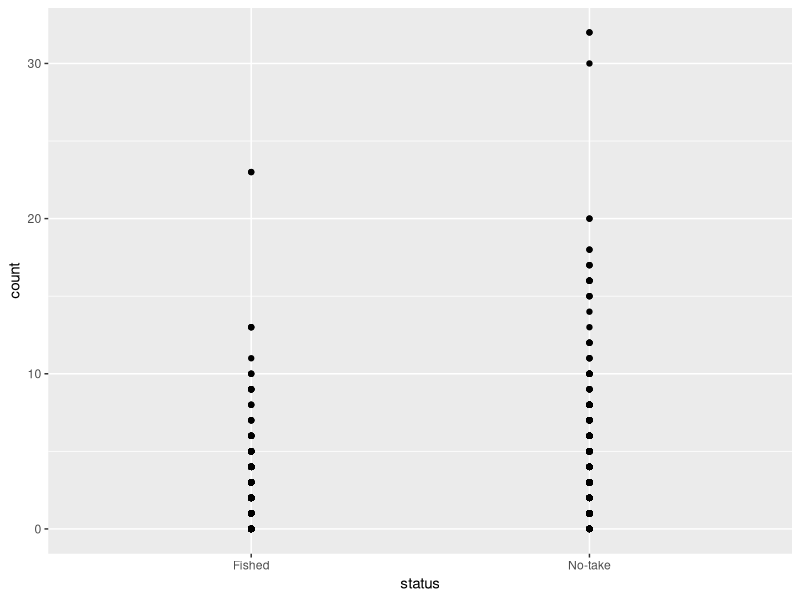
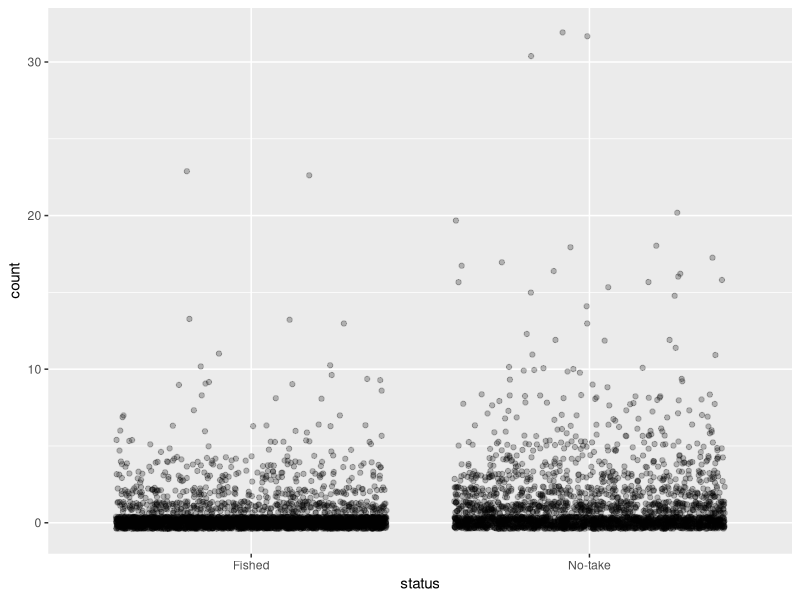
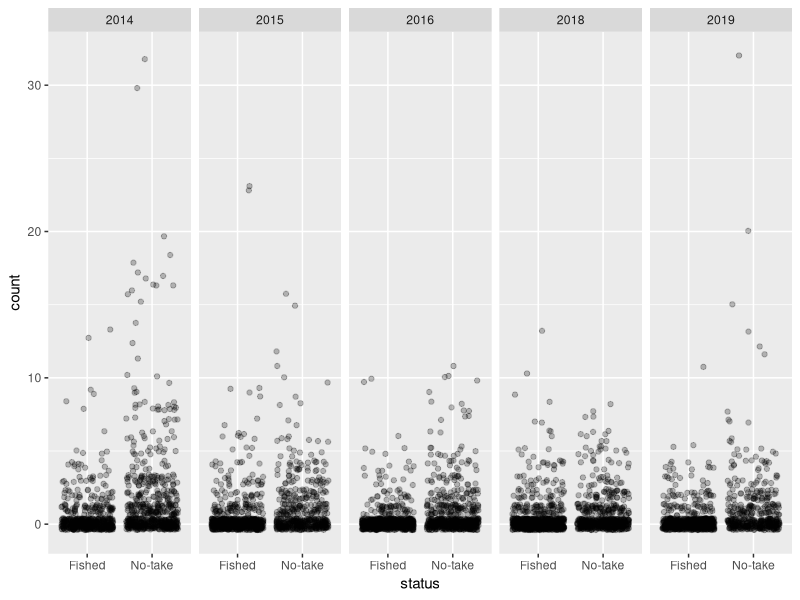
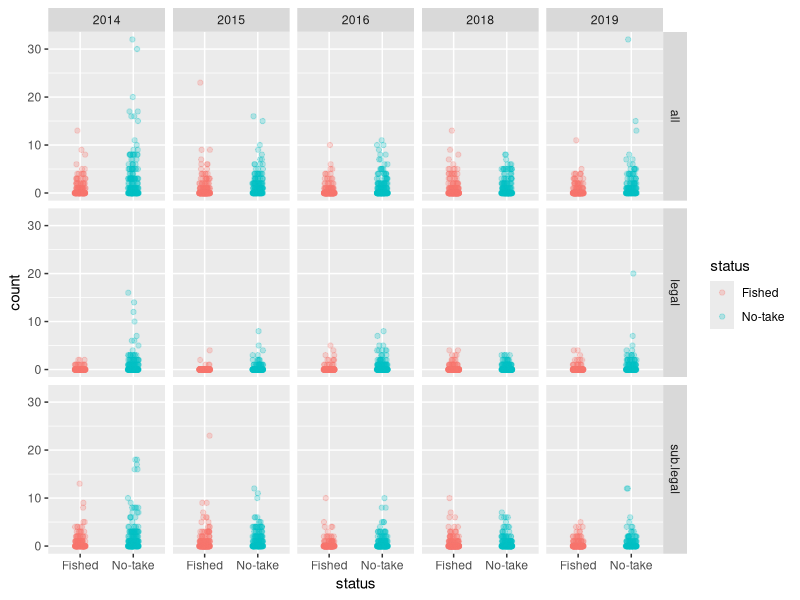
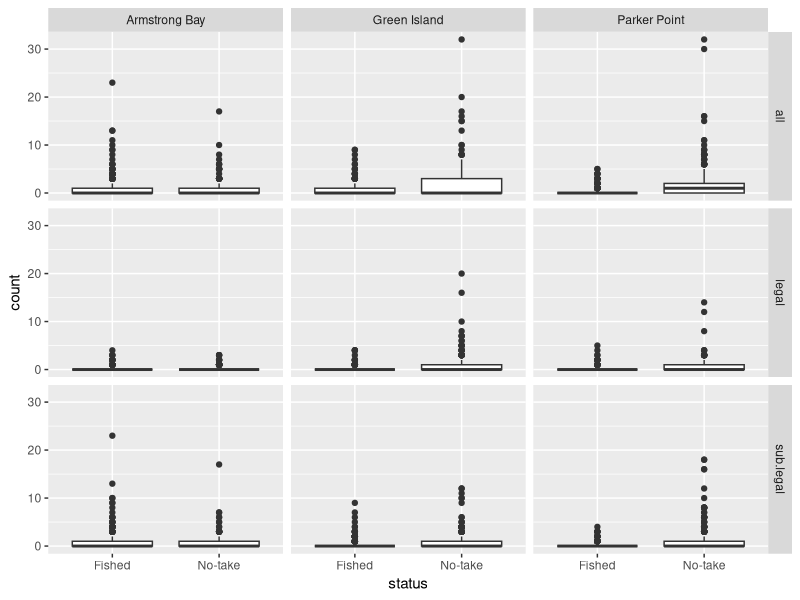
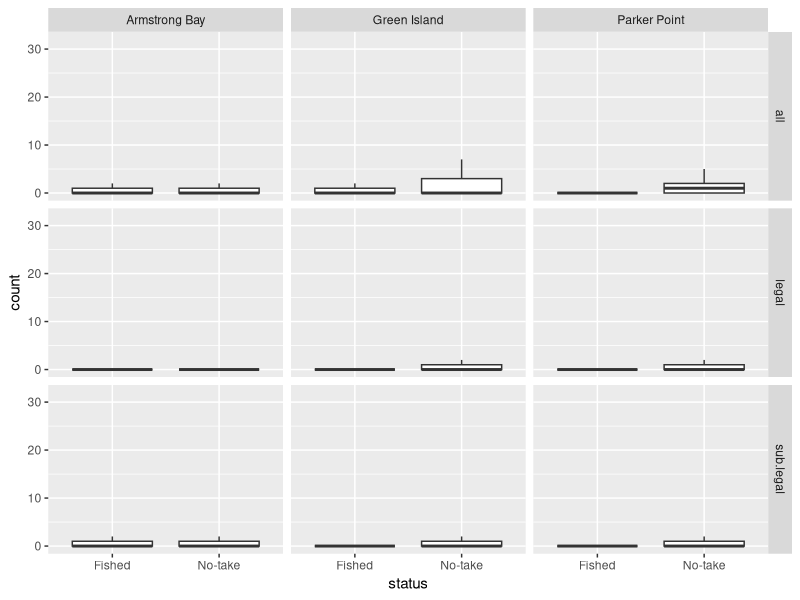
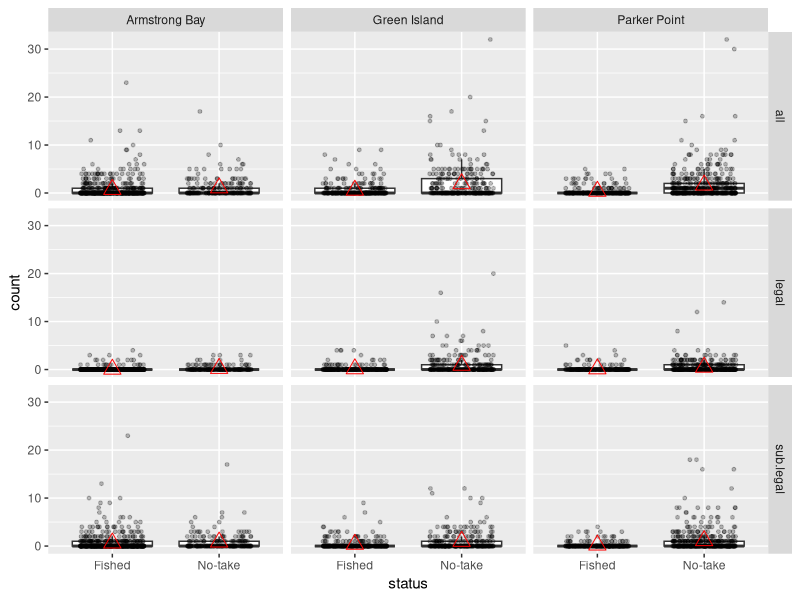
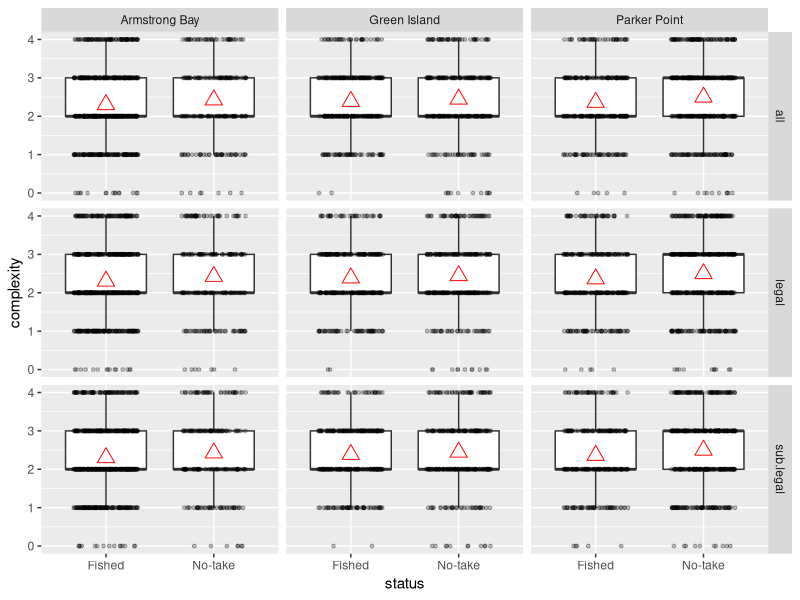

Here is the R script that generated these plots, in order:
## ---- chunk 1
knitr::opts_chunk$set(echo = TRUE)
## ---- chunk 2
library(tidyr) #to tidy data
library(dplyr) #to transform data
library(readr) #to write data
library(here) #to make robust links to files

library(forcats) #to transform catagorical data
library(ggplot2) #to plot data
## ---- chunk 3
study<-"lobster.density"
## ---- chunk 4
data.dir <- here("Analysis_Lobster_density","Data")
## ---- chunk 5
setwd(data.dir)#this is out shortcut using here()
dir()

dat<-read_csv("lobster.density.csv")%>%
  glimpse()

## ---- chunk 6
ggplot(data=dat, aes(x=status, y=count)) + 
  geom_point()

## ---- chunk 7
ggplot(dat, aes(x=status, y=count)) + 
  geom_point(position = position_jitter(),alpha = 1/4) #alpha gives transparency
## ---- chunk 8
ggplot(dat, aes(x=status, y=count)) + 
  geom_point(position = position_jitter(),alpha = 1/4)+
  facet_grid(.~year) #facet by factor
## ---- chunk 9
ggplot(dat, aes(x=status, y=count, colour=status)) + 
  geom_point(position = position_jitter(width = 0.1, h = 0),alpha = 1/4)+
  facet_grid(size.class~year)
## ---- chunk 10
ggplot(dat, aes(x=status, y=count)) + 
  geom_boxplot()+
  facet_grid(size.class~sanctuary)
## ---- chunk 11
ggplot(dat, aes(x=status, y=count)) + 
  geom_boxplot(outlier.shape = NA)+
  facet_grid(size.class~sanctuary)
## ---- chunk 12
ggplot(dat, aes(x=status, y=count)) + 
  geom_boxplot(outlier.shape = NA)+
  geom_point(position = position_jitter(width = 0.3, h = 0),alpha = 1/4, size=1)+
  stat_summary(fun.y=mean, geom="point", shape=2, size=4, colour="red")+ #adds mean
  facet_grid(size.class~sanctuary)
## ---- chunk 13
ggplot(dat, aes(x=status, y=complexity)) + 
  geom_boxplot(outlier.shape = NA)+
  geom_point(position = position_jitter(width = 0.3, h = 0),alpha = 1/4, size=1)+
  stat_summary(fun.y=mean, geom="point", shape=2, size=4, colour="red")+ #adds mean
  facet_grid(size.class~sanctuary)
